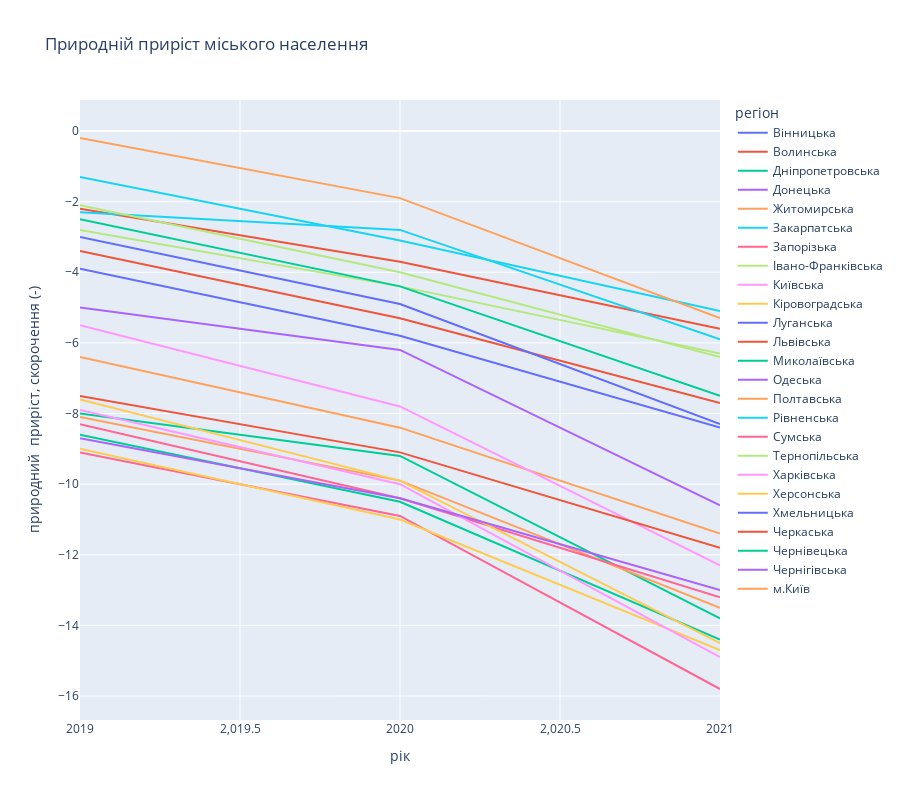

This figure's notebook cell:
### Markdown cell above
Лінійний графік відображає природній приріс населення в містах.

### Code cell
fig = px.line(df_city, x='рік', y='природний  приріст, скорочення (-)', color='регіон', title='Природній приріст міського населення')
fig.layout.height = 800
fig.show()

### Figure 1 — Plotly figure (JSON) as saved in the notebook; plotly's stock layout.template omitted (floating-point values rounded to 4 significant figures)
{"data": [{"hovertemplate": "регіон=Вінницька<br>рік=%{x}<br>природний  приріст, скорочення (-)=%{y}<extra></extra>", "legendgroup": "Вінницька", "line": {"color": "#636efa", "dash": "solid"}, "marker": {"symbol": "circle"}, "mode": "lines", "name": "Вінницька", "orientation": "h", "showlegend": true, "type": "scatter", "x": [2019, 2020, 2021], "xaxis": "x", "y": [-3.9, -5.8, -8.4], "yaxis": "y"}, {"hovertemplate": "регіон=Волинська<br>рік=%{x}<br>природний  приріст, скорочення (-)=%{y}<extra></extra>", "legendgroup": "Волинська", "line": {"color": "#EF553B", "dash": "solid"}, "marker": {"symbol": "circle"}, "mode": "lines", "name": "Волинська", "orientation": "h", "showlegend": true, "type": "scatter", "x": [2019, 2020, 2021], "xaxis": "x", "y": [-2.2, -3.7, -5.6], "yaxis": "y"}, {"hovertemplate": "регіон=Дніпропетровська<br>рік=%{x}<br>природний  приріст, скорочення (-)=%{y}<extra></extra>", "legendgroup": "Дніпропетровська", "line": {"color": "#00cc96", "dash": "solid"}, "marker": {"symbol": "circle"}, "mode": "lines", "name": "Дніпропетровська", "orientation": "h", "showlegend": true, "type": "scatter", "x": [2019, 2020, 2021], "xaxis": "x", "y": [-8.6, -10.5, -14.4], "yaxis": "y"}, {"hovertemplate": "регіон=Донецька<br>рік=%{x}<br>природний  приріст, скорочення (-)=%{y}<extra></extra>", "legendgroup": "Донецька", "line": {"color": "#ab63fa", "dash": "solid"}, "marker": {"symbol": "circle"}, "mode": "lines", "name": "Донецька", "orientation": "h", "showlegend": true, "type": "scatter", "x": [2019, 2020, 2021], "xaxis": "x", "y": [0, "…", "…"], "yaxis": "y"}, {"hovertemplate": "регіон=Житомирська<br>рік=%{x}<br>природний  приріст, скорочення (-)=%{y}<extra></extra>", "legendgroup": "Житомирська", "line": {"color": "#FFA15A", "dash": "solid"}, "marker": {"symbol": "circle"}, "mode": "lines", "name": "Житомирська", "orientation": "h", "showlegend": true, "type": "scatter", "x": [2019, 2020, 2021], "xaxis": "x", "y": [-6.4, -8.4, -11.4], "yaxis": "y"}, {"hovertemplate": "регіон=Закарпатська<br>рік=%{x}<br>природний  приріст, скорочення (-)=%{y}<extra></extra>", "legendgroup": "Закарпатська", "line": {"color": "#19d3f3", "dash": "solid"}, "marker": {"symbol": "circle"}, "mode": "lines", "name": "Закарпатська", "orientation": "h", "showlegend": true, "type": "scatter", "x": [2019, 2020, 2021], "xaxis": "x", "y": [-2.3, -2.8, -5.9], "yaxis": "y"}, {"hovertemplate": "регіон=Запорізька<br>рік=%{x}<br>природний  приріст, скорочення (-)=%{y}<extra></extra>", "legendgroup": "Запорізька", "line": {"color": "#FF6692", "dash": "solid"}, "marker": {"symbol": "circle"}, "mode": "lines", "name": "Запорізька", "orientation": "h", "showlegend": true, "type": "scatter", "x": [2019, 2020, 2021], "xaxis": "x", "y": [-9.1, -10.9, -15.8], "yaxis": "y"}, {"hovertemplate": "регіон=Івано-Франківська<br>рік=%{x}<br>природний  приріст, скорочення (-)=%{y}<extra></extra>", "legendgroup": "Івано-Франківська", "line": {"color": "#B6E880", "dash": "solid"}, "marker": {"symbol": "circle"}, "mode": "lines", "name": "Івано-Франківська", "orientation": "h", "showlegend": true, "type": "scatter", "x": [2019, 2020, 2021], "xaxis": "x", "y": [-2.1, -4, -6.4], "yaxis": "y"}, {"hovertemplate": "регіон=Київська<br>рік=%{x}<br>природний  приріст, скорочення (-)=%{y}<extra></extra>", "legendgroup": "Київська", "line": {"color": "#FF97FF", "dash": "solid"}, "marker": {"symbol": "circle"}, "mode": "lines", "name": "Київська", "orientation": "h", "showlegend": true, "type": "scatter", "x": [2019, 2020, 2021], "xaxis": "x", "y": [-5.5, -7.8, -12.3], "yaxis": "y"}, {"hovertemplate": "регіон=Кіровоградська<br>рік=%{x}<br>природний  приріст, скорочення (-)=%{y}<extra></extra>", "legendgroup": "Кіровоградська", "line": {"color": "#FECB52", "dash": "solid"}, "marker": {"symbol": "circle"}, "mode": "lines", "name": "Кіровоградська", "orientation": "h", "showlegend": true, "type": "scatter", "x": [2019, 2020, 2021], "xaxis": "x", "y": [-9, -11, -14.7], "yaxis": "y"}, {"hovertemplate": "регіон=Луганська<br>рік=%{x}<br>природний  приріст, скорочення (-)=%{y}<extra></extra>", "legendgroup": "Луганська", "line": {"color": "#636efa", "dash": "solid"}, "marker": {"symbol": "circle"}, "mode": "lines", "name": "Луганська", "orientation": "h", "showlegend": true, "type": "scatter", "x": [2019, 2020, 2021], "xaxis": "x", "y": [0, "…", "…"], "yaxis": "y"}, {"hovertemplate": "регіон=Львівська<br>рік=%{x}<br>природний  приріст, скорочення (-)=%{y}<extra></extra>", "legendgroup": "Львівська", "line": {"color": "#EF553B", "dash": "solid"}, "marker": {"symbol": "circle"}, "mode": "lines", "name": "Львівська", "orientation": "h", "showlegend": true, "type": "scatter", "x": [2019, 2020, 2021], "xaxis": "x", "y": [-3.4, -5.3, -7.7], "yaxis": "y"}, {"hovertemplate": "регіон=Миколаївська<br>рік=%{x}<br>природний  приріст, скорочення (-)=%{y}<extra></extra>", "legendgroup": "Миколаївська", "line": {"color": "#00cc96", "dash": "solid"}, "marker": {"symbol": "circle"}, "mode": "lines", "name": "Миколаївська", "orientation": "h", "showlegend": true, "type": "scatter", "x": [2019, 2020, 2021], "xaxis": "x", "y": [-8, -9.2, -13.8], "yaxis": "y"}, {"hovertemplate": "регіон=Одеська<br>рік=%{x}<br>природний  приріст, скорочення (-)=%{y}<extra></extra>", "legendgroup": "Одеська", "line": {"color": "#ab63fa", "dash": "solid"}, "marker": {"symbol": "circle"}, "mode": "lines", "name": "Одеська", "orientation": "h", "showlegend": true, "type": "scatter", "x": [2019, 2020, 2021], "xaxis": "x", "y": [-5, -6.2, -10.6], "yaxis": "y"}, {"hovertemplate": "регіон=Полтавська<br>рік=%{x}<br>природний  приріст, скорочення (-)=%{y}<extra></extra>", "legendgroup": "Полтавська", "line": {"color": "#FFA15A", "dash": "solid"}, "marker": {"symbol": "circle"}, "mode": "lines", "name": "Полтавська", "orientation": "h", "showlegend": true, "type": "scatter", "x": [2019, 2020, 2021], "xaxis": "x", "y": [-8.1, -9.9, -13.5], "yaxis": "y"}, {"hovertemplate": "регіон=Рівненська<br>рік=%{x}<br>природний  приріст, скорочення (-)=%{y}<extra></extra>", "legendgroup": "Рівненська", "line": {"color": "#19d3f3", "dash": "solid"}, "marker": {"symbol": "circle"}, "mode": "lines", "name": "Рівненська", "orientation": "h", "showlegend": true, "type": "scatter", "x": [2019, 2020, 2021], "xaxis": "x", "y": [-1.3, -3.1, -5.1], "yaxis": "y"}, {"hovertemplate": "регіон=Сумська<br>рік=%{x}<br>природний  приріст, скорочення (-)=%{y}<extra></extra>", "legendgroup": "Сумська", "line": {"color": "#FF6692", "dash": "solid"}, "marker": {"symbol": "circle"}, "mode": "lines", "name": "Сумська", "orientation": "h", "showlegend": true, "type": "scatter", "x": [2019, 2020, 2021], "xaxis": "x", "y": [-8.3, -10.4, -13.2], "yaxis": "y"}, {"hovertemplate": "регіон=Тернопільська<br>рік=%{x}<br>природний  приріст, скорочення (-)=%{y}<extra></extra>", "legendgroup": "Тернопільська", "line": {"color": "#B6E880", "dash": "solid"}, "marker": {"symbol": "circle"}, "mode": "lines", "name": "Тернопільська", "orientation": "h", "showlegend": true, "type": "scatter", "x": [2019, 2020, 2021], "xaxis": "x", "y": [-2.8, -4.4, -6.3], "yaxis": "y"}, {"hovertemplate": "регіон=Харківська<br>рік=%{x}<br>природний  приріст, скорочення (-)=%{y}<extra></extra>", "legendgroup": "Харківська", "line": {"color": "#FF97FF", "dash": "solid"}, "marker": {"symbol": "circle"}, "mode": "lines", "name": "Харківська", "orientation": "h", "showlegend": true, "type": "scatter", "x": [2019, 2020, 2021], "xaxis": "x", "y": [-7.9, -10, -14.9], "yaxis": "y"}, {"hovertemplate": "регіон=Херсонська<br>рік=%{x}<br>природний  приріст, скорочення (-)=%{y}<extra></extra>", "legendgroup": "Херсонська", "line": {"color": "#FECB52", "dash": "solid"}, "marker": {"symbol": "circle"}, "mode": "lines", "name": "Херсонська", "orientation": "h", "showlegend": true, "type": "scatter", "x": [2019, 2020, 2021], "xaxis": "x", "y": [-7.6, -9.9, -14.5], "yaxis": "y"}, {"hovertemplate": "регіон=Хмельницька<br>рік=%{x}<br>природний  приріст, скорочення (-)=%{y}<extra></extra>", "legendgroup": "Хмельницька", "line": {"color": "#636efa", "dash": "solid"}, "marker": {"symbol": "circle"}, "mode": "lines", "name": "Хмельницька", "orientation": "h", "showlegend": true, "type": "scatter", "x": [2019, 2020, 2021], "xaxis": "x", "y": [-3, -4.9, -8.3], "yaxis": "y"}, {"hovertemplate": "регіон=Черкаська<br>рік=%{x}<br>природний  приріст, скорочення (-)=%{y}<extra></extra>", "legendgroup": "Черкаська", "line": {"color": "#EF553B", "dash": "solid"}, "marker": {"symbol": "circle"}, "mode": "lines", "name": "Черкаська", "orientation": "h", "showlegend": true, "type": "scatter", "x": [2019, 2020, 2021], "xaxis": "x", "y": [-7.5, -9.1, -11.8], "yaxis": "y"}, {"hovertemplate": "регіон=Чернівецька<br>рік=%{x}<br>природний  приріст, скорочення (-)=%{y}<extra></extra>", "legendgroup": "Чернівецька", "line": {"color": "#00cc96", "dash": "solid"}, "marker": {"symbol": "circle"}, "mode": "lines", "name": "Чернівецька", "orientation": "h", "showlegend": true, "type": "scatter", "x": [2019, 2020, 2021], "xaxis": "x", "y": [-2.5, -4.4, -7.5], "yaxis": "y"}, {"hovertemplate": "регіон=Чернігівська<br>рік=%{x}<br>природний  приріст, скорочення (-)=%{y}<extra></extra>", "legendgroup": "Чернігівська", "line": {"color": "#ab63fa", "dash": "solid"}, "marker": {"symbol": "circle"}, "mode": "lines", "name": "Чернігівська", "orientation": "h", "showlegend": true, "type": "scatter", "x": [2019, 2020, 2021], "xaxis": "x", "y": [-8.7, -10.4, -13], "yaxis": "y"}, {"hovertemplate": "регіон=м.Київ<br>рік=%{x}<br>природний  приріст, скорочення (-)=%{y}<extra></extra>", "legendgroup": "м.Київ", "line": {"color": "#FFA15A", "dash": "solid"}, "marker": {"symbol": "circle"}, "mode": "lines", "name": "м.Київ", "orientation": "h", "showlegend": true, "type": "scatter", "x": [2019, 2020, 2021], "xaxis": "x", "y": [-0.2, -1.9, -5.3], "yaxis": "y"}], "layout": {"height": 800, "legend": {"title": {"text": "регіон"}, "tracegroupgap": 0}, "title": {"text": "Природній приріст міського населення"}, "xaxis": {"anchor": "y", "domain": [0, 1], "title": {"text": "рік"}}, "yaxis": {"anchor": "x", "domain": [0, 1], "title": {"text": "природний  приріст, скорочення (-)"}}}}
